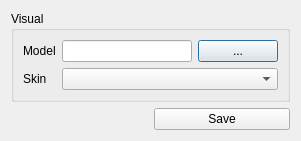
<?xml version="1.0" encoding="UTF-8"?>
<ui version="4.0">
 <class>ModelledActorDialog</class>
 <widget class="QDialog" name="ModelledActorDialog">
  <property name="geometry">
   <rect>
    <x>0</x>
    <y>0</y>
    <width>301</width>
    <height>129</height>
   </rect>
  </property>
  <property name="windowTitle">
   <string>Dialog</string>
  </property>
  <layout class="QGridLayout" name="gridLayout_2">
   <item row="0" column="0" colspan="2">
    <widget class="QGroupBox" name="groupBox_2">
     <property name="title">
      <string>Visual</string>
     </property>
     <layout class="QGridLayout" name="gridLayout_4">
      <item row="0" column="0">
       <widget class="QLabel" name="label_4">
        <property name="text">
         <string>Model</string>
        </property>
       </widget>
      </item>
      <item row="0" column="1">
       <widget class="QLineEdit" name="lineEditModel"/>
      </item>
      <item row="1" column="0">
       <widget class="QLabel" name="label_5">
        <property name="text">
         <string>Skin</string>
        </property>
       </widget>
      </item>
      <item row="1" column="1" colspan="2">
       <widget class="QComboBox" name="comboBoxSkin"/>
      </item>
      <item row="0" column="2">
       <widget class="QPushButton" name="pushButton_2">
        <property name="text">
         <string>...</string>
        </property>
       </widget>
      </item>
     </layout>
    </widget>
   </item>
   <item row="2" column="1">
    <widget class="QPushButton" name="pushButton">
     <property name="text">
      <string>Save</string>
     </property>
    </widget>
   </item>
  </layout>
 </widget>
 <resources/>
 <connections>
  <connection>
   <sender>pushButton</sender>
   <signal>clicked()</signal>
   <receiver>ModelledActorDialog</receiver>
   <slot>onSave()</slot>
   <hints>
    <hint type="sourcelabel">
     <x>303</x>
     <y>239</y>
    </hint>
    <hint type="destinationlabel">
     <x>248</x>
     <y>99</y>
    </hint>
   </hints>
  </connection>
  <connection>
   <sender>pushButton_2</sender>
   <signal>clicked(bool)</signal>
   <receiver>ModelledActorDialog</receiver>
   <slot>onSetModel()</slot>
   <hints>
    <hint type="sourcelabel">
     <x>242</x>
     <y>46</y>
    </hint>
    <hint type="destinationlabel">
     <x>92</x>
     <y>2</y>
    </hint>
   </hints>
  </connection>
 </connections>
 <slots>
  <slot>onGeometryTypeChanged(int)</slot>
  <slot>onSave()</slot>
  <slot>onSetModel()</slot>
  <slot>onTogglePhysics(bool)</slot>
 </slots>
</ui>
